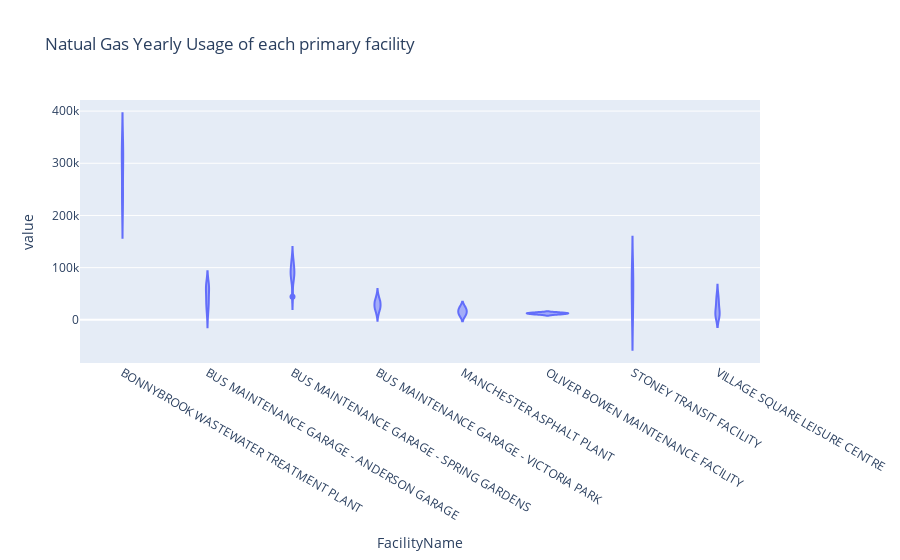
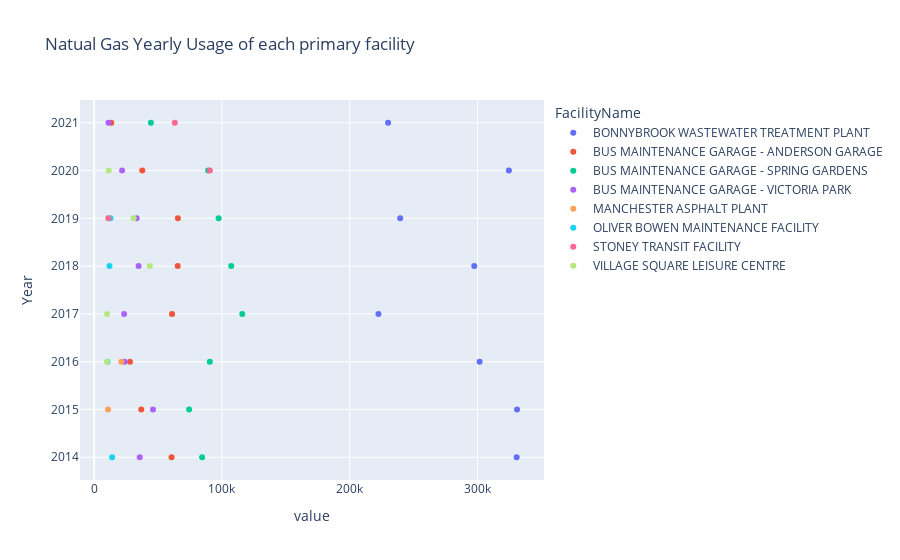

The code cell stored with these charts, in order, in its notebook:
### Code cell
df2=pd.DataFrame.drop(rdata,["Business Unit Desc","Site ID","FacilityAddress"], axis=1)
df2= df2.loc[df2['Energy Description'] == 'Natural Gas']
df2 =df2.loc[df2['Total Consumption'] > 10000]
df2 =df2.loc[df2['Year'].between(2014,2021)]
df2.name = "Natual Gas Yearly Usage of each facility "
df2=df2.groupby(['FacilityName','Year'])['Total Consumption'].sum().unstack(level=1)
display(df2)

fig = plt.figure()
df2.plot(kind='bar', colormap='tab20b', grid=True, title = 'Natual Gas Yearly Usage of each primary facility')
fig.set_size_inches(3600,3600)
plt.show()

df2=pd.DataFrame.drop(rdata,["Business Unit Desc","Site ID","FacilityAddress"], axis=1)
df2= df2.loc[df2['Energy Description'] == 'Natural Gas']
df2 =df2.loc[df2['Total Consumption'] > 10000]
df2 =df2.loc[df2['Year'].between(2014,2021)]
df2.name = "Natual Gas Usage of each Year "
df2=df2.groupby(['FacilityName','Year'])['Total Consumption'].sum().unstack(level=0)

fig = px.violin(df2, y=df2.columns, title ='Natual Gas Yearly Usage of each primary facility ')
fig.show()
fig = px.scatter(df2, x=df2.columns, title ='Natual Gas Yearly Usage of each primary facility ')
fig.show()

### Figure 1 — Plotly figure (JSON) as saved in the notebook; plotly's stock layout.template omitted (floating-point values rounded to 4 significant figures)
{"data": [{"alignmentgroup": "True", "box": {"visible": false}, "hovertemplate": "FacilityName=%{x}<br>value=%{y}<extra></extra>", "legendgroup": "", "marker": {"color": "#636efa"}, "name": "", "offsetgroup": "", "orientation": "v", "scalegroup": "True", "showlegend": false, "type": "violin", "x": ["BONNYBROOK WASTEWATER TREATMENT PLANT", "BONNYBROOK WASTEWATER TREATMENT PLANT", "BONNYBROOK WASTEWATER TREATMENT PLANT", "BONNYBROOK WASTEWATER TREATMENT PLANT", "BONNYBROOK WASTEWATER TREATMENT PLANT", "BONNYBROOK WASTEWATER TREATMENT PLANT", "BONNYBROOK WASTEWATER TREATMENT PLANT", "BONNYBROOK WASTEWATER TREATMENT PLANT", "BUS MAINTENANCE GARAGE - ANDERSON GARAGE", "BUS MAINTENANCE GARAGE - ANDERSON GARAGE", "BUS MAINTENANCE GARAGE - ANDERSON GARAGE", "BUS MAINTENANCE GARAGE - ANDERSON GARAGE", "BUS MAINTENANCE GARAGE - ANDERSON GARAGE", "BUS MAINTENANCE GARAGE - ANDERSON GARAGE", "BUS MAINTENANCE GARAGE - ANDERSON GARAGE", "BUS MAINTENANCE GARAGE - ANDERSON GARAGE", "BUS MAINTENANCE GARAGE - SPRING GARDENS", "BUS MAINTENANCE GARAGE - SPRING GARDENS", "BUS MAINTENANCE GARAGE - SPRING GARDENS", "BUS MAINTENANCE GARAGE - SPRING GARDENS", "BUS MAINTENANCE GARAGE - SPRING GARDENS", "BUS MAINTENANCE GARAGE - SPRING GARDENS", "BUS MAINTENANCE GARAGE - SPRING GARDENS", "BUS MAINTENANCE GARAGE - SPRING GARDENS", "BUS MAINTENANCE GARAGE - VICTORIA PARK", "BUS MAINTENANCE GARAGE - VICTORIA PARK", "BUS MAINTENANCE GARAGE - VICTORIA PARK", "BUS MAINTENANCE GARAGE - VICTORIA PARK", "BUS MAINTENANCE GARAGE - VICTORIA PARK", "BUS MAINTENANCE GARAGE - VICTORIA PARK", "BUS MAINTENANCE GARAGE - VICTORIA PARK", "BUS MAINTENANCE GARAGE - VICTORIA PARK", "MANCHESTER ASPHALT PLANT", "MANCHESTER ASPHALT PLANT", "MANCHESTER ASPHALT PLANT", "MANCHESTER ASPHALT PLANT", "MANCHESTER ASPHALT PLANT", "MANCHESTER ASPHALT PLANT", "MANCHESTER ASPHALT PLANT", "MANCHESTER ASPHALT PLANT", "OLIVER BOWEN MAINTENANCE FACILITY", "OLIVER BOWEN MAINTENANCE FACILITY", "OLIVER BOWEN MAINTENANCE FACILITY", "OLIVER BOWEN MAINTENANCE FACILITY", "OLIVER BOWEN MAINTENANCE FACILITY", "OLIVER BOWEN MAINTENANCE FACILITY", "OLIVER BOWEN MAINTENANCE FACILITY", "OLIVER BOWEN MAINTENANCE FACILITY", "STONEY TRANSIT FACILITY", "STONEY TRANSIT FACILITY", "STONEY TRANSIT FACILITY", "STONEY TRANSIT FACILITY", "STONEY TRANSIT FACILITY", "STONEY TRANSIT FACILITY", "STONEY TRANSIT FACILITY", "STONEY TRANSIT FACILITY", "VILLAGE SQUARE LEISURE CENTRE", "VILLAGE SQUARE LEISURE CENTRE", "VILLAGE SQUARE LEISURE CENTRE", "VILLAGE SQUARE LEISURE CENTRE", "VILLAGE SQUARE LEISURE CENTRE", "VILLAGE SQUARE LEISURE CENTRE", "VILLAGE SQUARE LEISURE CENTRE", "VILLAGE SQUARE LEISURE CENTRE"], "x0": " ", "xaxis": "x", "y": [330634, 330946, 301646, 222472, 297477, 239497, 324569, 230045, 60583, 36873, 28061, 60976, 65357, 65526, 37648, 13376, 84489, 74310, 90538, 115916, 107267, 97391, 89211, 44413, 35680, 46058, 23843, 23466, 34771, 33255, 21858, 11263, null, 10875, 21257, null, null, null, null, null, 14030, null, 10468, null, 12024, 12755, null, null, null, null, null, null, null, 11107, 90547, 63122, null, null, 10017, 10098, 43570, 30835, 11377, null], "y0": " ", "yaxis": "y"}], "layout": {"autosize": true, "legend": {"tracegroupgap": 0}, "title": {"text": "Natual Gas Yearly Usage of each primary facility "}, "violinmode": "group", "xaxis": {"anchor": "y", "autorange": true, "domain": [0, 1], "range": [-0.5, 7.5], "title": {"text": "FacilityName"}, "type": "category"}, "yaxis": {"anchor": "x", "autorange": true, "domain": [0, 1], "range": [-82690.0, 421200.0], "title": {"text": "value"}, "type": "linear"}}}

### Figure 2 — Plotly figure (JSON) as saved in the notebook; plotly's stock layout.template omitted (floating-point values rounded to 4 significant figures)
{"data": [{"hovertemplate": "FacilityName=BONNYBROOK WASTEWATER TREATMENT PLANT<br>value=%{x}<br>Year=%{y}<extra></extra>", "legendgroup": "BONNYBROOK WASTEWATER TREATMENT PLANT", "marker": {"color": "#636efa", "symbol": "circle"}, "mode": "markers", "name": "BONNYBROOK WASTEWATER TREATMENT PLANT", "orientation": "h", "showlegend": true, "type": "scatter", "x": [330634, 330946, 301646, 222472, 297477, 239497, 324569, 230045], "xaxis": "x", "y": [2014, 2015, 2016, 2017, 2018, 2019, 2020, 2021], "yaxis": "y"}, {"hovertemplate": "FacilityName=BUS MAINTENANCE GARAGE - ANDERSON GARAGE<br>value=%{x}<br>Year=%{y}<extra></extra>", "legendgroup": "BUS MAINTENANCE GARAGE - ANDERSON GARAGE", "marker": {"color": "#EF553B", "symbol": "circle"}, "mode": "markers", "name": "BUS MAINTENANCE GARAGE - ANDERSON GARAGE", "orientation": "h", "showlegend": true, "type": "scatter", "x": [60583, 36873, 28061, 60976, 65357, 65526, 37648, 13376], "xaxis": "x", "y": [2014, 2015, 2016, 2017, 2018, 2019, 2020, 2021], "yaxis": "y"}, {"hovertemplate": "FacilityName=BUS MAINTENANCE GARAGE - SPRING GARDENS<br>value=%{x}<br>Year=%{y}<extra></extra>", "legendgroup": "BUS MAINTENANCE GARAGE - SPRING GARDENS", "marker": {"color": "#00cc96", "symbol": "circle"}, "mode": "markers", "name": "BUS MAINTENANCE GARAGE - SPRING GARDENS", "orientation": "h", "showlegend": true, "type": "scatter", "x": [84489, 74310, 90538, 115916, 107267, 97391, 89211, 44413], "xaxis": "x", "y": [2014, 2015, 2016, 2017, 2018, 2019, 2020, 2021], "yaxis": "y"}, {"hovertemplate": "FacilityName=BUS MAINTENANCE GARAGE - VICTORIA PARK<br>value=%{x}<br>Year=%{y}<extra></extra>", "legendgroup": "BUS MAINTENANCE GARAGE - VICTORIA PARK", "marker": {"color": "#ab63fa", "symbol": "circle"}, "mode": "markers", "name": "BUS MAINTENANCE GARAGE - VICTORIA PARK", "orientation": "h", "showlegend": true, "type": "scatter", "x": [35680, 46058, 23843, 23466, 34771, 33255, 21858, 11263], "xaxis": "x", "y": [2014, 2015, 2016, 2017, 2018, 2019, 2020, 2021], "yaxis": "y"}, {"hovertemplate": "FacilityName=MANCHESTER ASPHALT PLANT<br>value=%{x}<br>Year=%{y}<extra></extra>", "legendgroup": "MANCHESTER ASPHALT PLANT", "marker": {"color": "#FFA15A", "symbol": "circle"}, "mode": "markers", "name": "MANCHESTER ASPHALT PLANT", "orientation": "h", "showlegend": true, "type": "scatter", "x": [null, 10875, 21257, null, null, null, null, null], "xaxis": "x", "y": [2014, 2015, 2016, 2017, 2018, 2019, 2020, 2021], "yaxis": "y"}, {"hovertemplate": "FacilityName=OLIVER BOWEN MAINTENANCE FACILITY<br>value=%{x}<br>Year=%{y}<extra></extra>", "legendgroup": "OLIVER BOWEN MAINTENANCE FACILITY", "marker": {"color": "#19d3f3", "symbol": "circle"}, "mode": "markers", "name": "OLIVER BOWEN MAINTENANCE FACILITY", "orientation": "h", "showlegend": true, "type": "scatter", "x": [14030, null, 10468, null, 12024, 12755, null, null], "xaxis": "x", "y": [2014, 2015, 2016, 2017, 2018, 2019, 2020, 2021], "yaxis": "y"}, {"hovertemplate": "FacilityName=STONEY TRANSIT FACILITY<br>value=%{x}<br>Year=%{y}<extra></extra>", "legendgroup": "STONEY TRANSIT FACILITY", "marker": {"color": "#FF6692", "symbol": "circle"}, "mode": "markers", "name": "STONEY TRANSIT FACILITY", "orientation": "h", "showlegend": true, "type": "scatter", "x": [null, null, null, null, null, 11107, 90547, 63122], "xaxis": "x", "y": [2014, 2015, 2016, 2017, 2018, 2019, 2020, 2021], "yaxis": "y"}, {"hovertemplate": "FacilityName=VILLAGE SQUARE LEISURE CENTRE<br>value=%{x}<br>Year=%{y}<extra></extra>", "legendgroup": "VILLAGE SQUARE LEISURE CENTRE", "marker": {"color": "#B6E880", "symbol": "circle"}, "mode": "markers", "name": "VILLAGE SQUARE LEISURE CENTRE", "orientation": "h", "showlegend": true, "type": "scatter", "x": [null, null, 10017, 10098, 43570, 30835, 11377, null], "xaxis": "x", "y": [2014, 2015, 2016, 2017, 2018, 2019, 2020, 2021], "yaxis": "y"}], "layout": {"autosize": true, "legend": {"title": {"text": "FacilityName"}, "tracegroupgap": 0}, "title": {"text": "Natual Gas Yearly Usage of each primary facility "}, "xaxis": {"anchor": "y", "autorange": true, "domain": [0, 1], "range": [-10250.0, 351200.0], "title": {"text": "value"}, "type": "linear"}, "yaxis": {"anchor": "x", "autorange": true, "domain": [0, 1], "range": [2013.0, 2022.0], "title": {"text": "Year"}, "type": "linear"}}}
